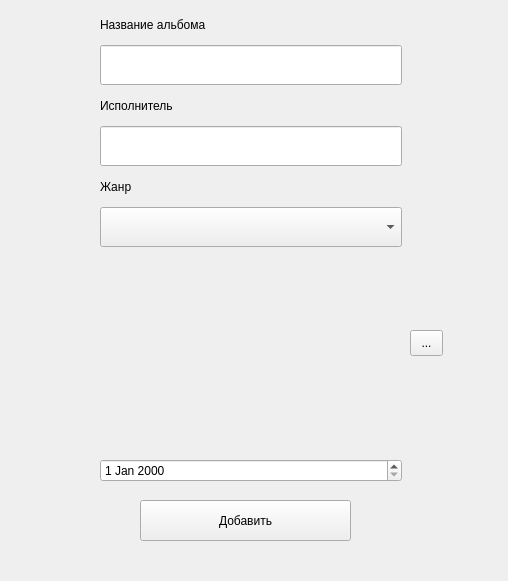
<?xml version="1.0" encoding="UTF-8"?>
<ui version="4.0">
 <class>AddDataDialog</class>
 <widget class="QWidget" name="AddDataDialog">
  <property name="geometry">
   <rect>
    <x>0</x>
    <y>0</y>
    <width>508</width>
    <height>581</height>
   </rect>
  </property>
  <property name="windowTitle">
   <string>Добавить альбом</string>
  </property>
  <widget class="QWidget" name="layoutWidget">
   <property name="geometry">
    <rect>
     <x>100</x>
     <y>10</y>
     <width>302</width>
     <height>472</height>
    </rect>
   </property>
   <layout class="QVBoxLayout" name="inputForEditing">
    <item>
     <widget class="QLabel" name="nameLabel">
      <property name="text">
       <string>Название альбома</string>
      </property>
     </widget>
    </item>
    <item>
     <widget class="QLineEdit" name="nameInput">
      <property name="minimumSize">
       <size>
        <width>180</width>
        <height>40</height>
       </size>
      </property>
     </widget>
    </item>
    <item>
     <widget class="QLabel" name="creatorLabel">
      <property name="text">
       <string>Исполнитель</string>
      </property>
     </widget>
    </item>
    <item>
     <widget class="QLineEdit" name="creatorInput">
      <property name="minimumSize">
       <size>
        <width>180</width>
        <height>40</height>
       </size>
      </property>
     </widget>
    </item>
    <item>
     <widget class="QLabel" name="genreLabel">
      <property name="text">
       <string>Жанр</string>
      </property>
     </widget>
    </item>
    <item>
     <widget class="QComboBox" name="comboBox">
      <property name="minimumSize">
       <size>
        <width>0</width>
        <height>40</height>
       </size>
      </property>
     </widget>
    </item>
    <item>
     <widget class="QLabel" name="label">
      <property name="minimumSize">
       <size>
        <width>300</width>
        <height>200</height>
       </size>
      </property>
      <property name="text">
       <string/>
      </property>
      <property name="scaledContents">
       <bool>true</bool>
      </property>
     </widget>
    </item>
    <item>
     <widget class="QDateEdit" name="dateEdit"/>
    </item>
   </layout>
  </widget>
  <widget class="QPushButton" name="addPushButton">
   <property name="geometry">
    <rect>
     <x>140</x>
     <y>500</y>
     <width>211</width>
     <height>41</height>
    </rect>
   </property>
   <property name="text">
    <string>Добавить</string>
   </property>
  </widget>
  <widget class="QToolButton" name="toolButton">
   <property name="geometry">
    <rect>
     <x>410</x>
     <y>330</y>
     <width>33</width>
     <height>26</height>
    </rect>
   </property>
   <property name="text">
    <string>...</string>
   </property>
  </widget>
 </widget>
 <resources/>
 <connections/>
</ui>
